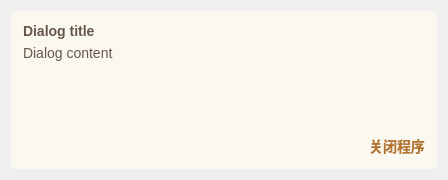
<?xml version="1.0" encoding="UTF-8"?>
<ui version="4.0">
 <class>fatalErrorDialogClass</class>
 <widget class="QWidget" name="fatalErrorDialogClass">
  <property name="geometry">
   <rect>
    <x>0</x>
    <y>0</y>
    <width>448</width>
    <height>180</height>
   </rect>
  </property>
  <property name="windowTitle">
   <string>fatalErrorDialog</string>
  </property>
  <layout class="QGridLayout" name="gridLayout">
   <item row="0" column="0">
    <widget class="QFrame" name="dialogContainer">
     <property name="styleSheet">
      <string notr="true">border: 0px solid rgb(251,248,240);
background-color: rgb(251,248,240);
border-radius: 5px;</string>
     </property>
     <property name="frameShape">
      <enum>QFrame::StyledPanel</enum>
     </property>
     <property name="frameShadow">
      <enum>QFrame::Raised</enum>
     </property>
     <layout class="QVBoxLayout" name="verticalLayout">
      <property name="spacing">
       <number>6</number>
      </property>
      <property name="leftMargin">
       <number>12</number>
      </property>
      <property name="topMargin">
       <number>12</number>
      </property>
      <property name="rightMargin">
       <number>12</number>
      </property>
      <property name="bottomMargin">
       <number>12</number>
      </property>
      <item>
       <widget class="QLabel" name="dialogTitle">
        <property name="styleSheet">
         <string notr="true">font-size: 14px;
color: #66574A;
font-weight: bold;</string>
        </property>
        <property name="text">
         <string>Dialog title</string>
        </property>
       </widget>
      </item>
      <item>
       <widget class="QLabel" name="dialogContent">
        <property name="sizePolicy">
         <sizepolicy hsizetype="Preferred" vsizetype="Expanding">
          <horstretch>0</horstretch>
          <verstretch>0</verstretch>
         </sizepolicy>
        </property>
        <property name="styleSheet">
         <string notr="true">font-size: 14px;
color: #66574A;</string>
        </property>
        <property name="text">
         <string>Dialog content</string>
        </property>
        <property name="alignment">
         <set>Qt::AlignLeading|Qt::AlignLeft|Qt::AlignTop</set>
        </property>
        <property name="wordWrap">
         <bool>true</bool>
        </property>
       </widget>
      </item>
      <item>
       <layout class="QHBoxLayout" name="horizontalLayout">
        <item>
         <spacer name="dialogSpacer">
          <property name="orientation">
           <enum>Qt::Horizontal</enum>
          </property>
          <property name="sizeHint" stdset="0">
           <size>
            <width>278</width>
            <height>20</height>
           </size>
          </property>
         </spacer>
        </item>
        <item>
         <widget class="QPushButton" name="forceExit">
          <property name="styleSheet">
           <string notr="true">font-size: 14px;
color: #B2732B;
font-weight: bold;</string>
          </property>
          <property name="text">
           <string>关闭程序</string>
          </property>
         </widget>
        </item>
       </layout>
      </item>
     </layout>
    </widget>
   </item>
  </layout>
 </widget>
 <layoutdefault spacing="6" margin="11"/>
 <resources/>
 <connections/>
</ui>
